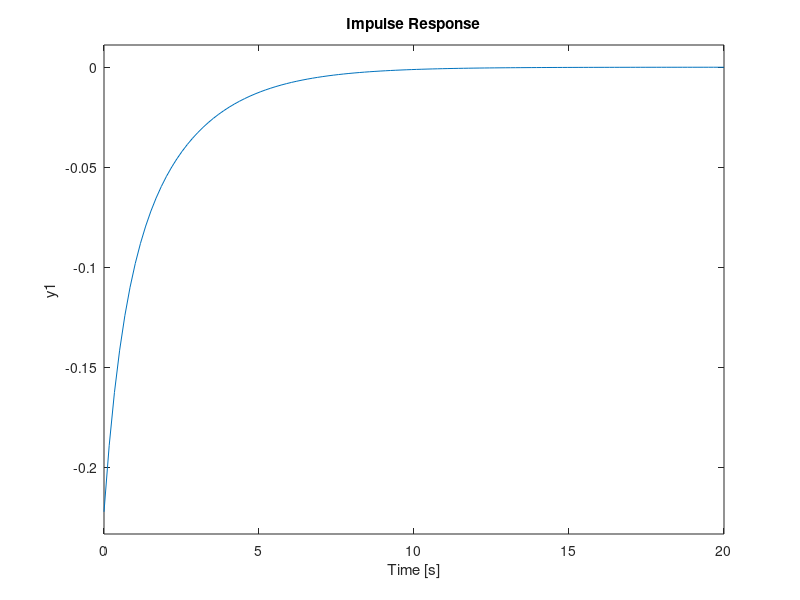
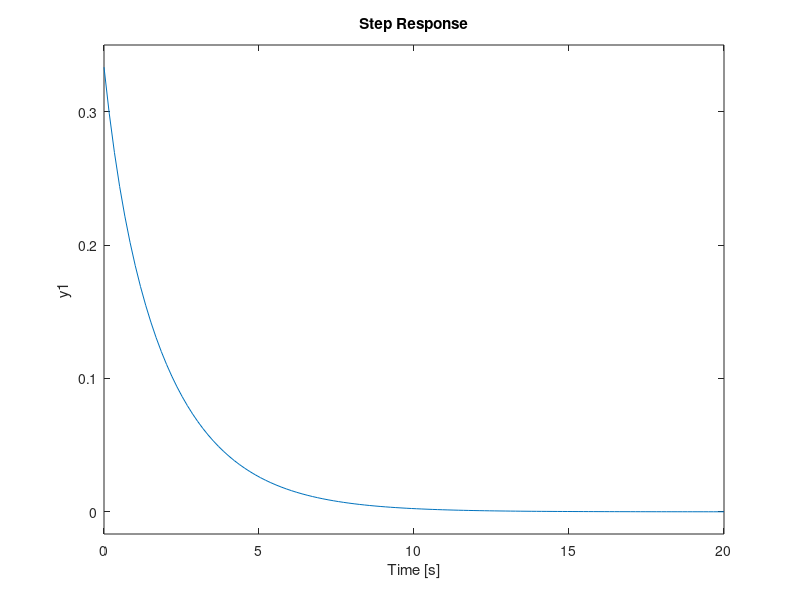
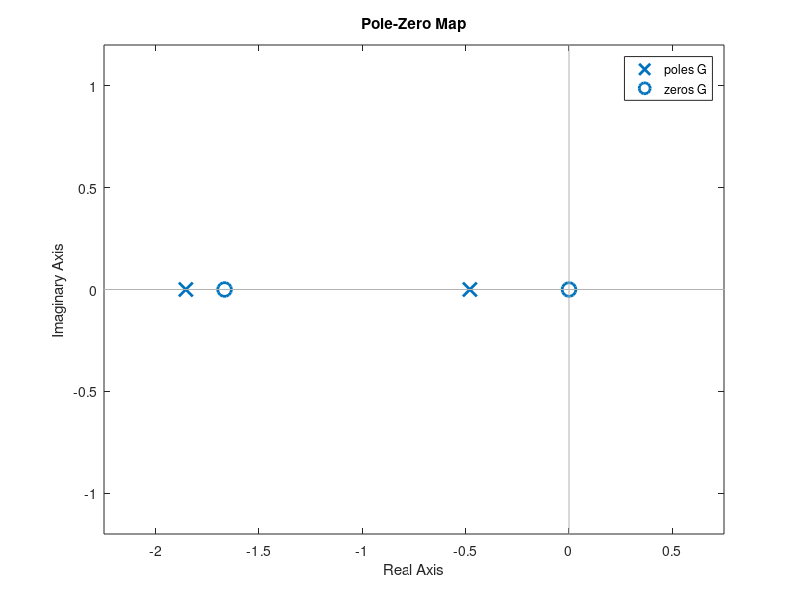
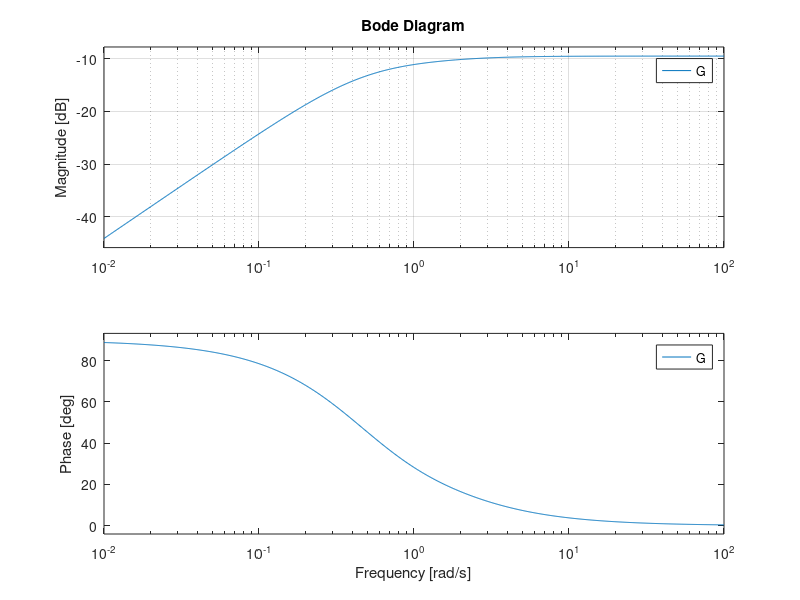

Reproduce these figures in MATLAB, in order. (Note: this script raises an error after producing the figures.)
%ELE515 ÖDEV3 Doruk Bilgi 221211041
close all;
clear all;
clc;
%SORU2
%SORU2 Bölüm 2.1
%SORU2-a)
%Sistemin durum uzayı gösterimi ve transfer fonksiyonu hesaplanmıştır.
%R1 = 2, R2 = 1, C1 = 1, L1 = 2 değerleri kullanılmaktadır. 

%SORU2-b)
R1 = 2;%R1 parametresi.
R2 = 1;%R2 parametresi.
C1 = 1;%C1 parametresi.
L1 = 2;%L1 parametresi.
Am = [-1/(C1*R1+C1*R2) -R1/(C1*R1+C1*R2);R1/(L1*R1+R2*L1) -R1];
Bm = [1/(C1*R1+C1*R2);R2/(R1*L1+R2*L1)];
Cm = [-R2/(R1+R2) -(R1*R2)/(R1+R2)];
Dm = R2/(R1+R2);
G = ss(Am,Bm,Cm,Dm);%Durum uzayı gösteriminin G'ye kaydedilmesi.
Gtf=tf(G);%G durum uzayının transfer fonksiyonu Gtf. Elle elde edilmiş sonuç ile tutarlıdır.
impulse(G);%Birim dürtü cevabının çizdirilmesi.
grid;
figure;
step(G);%Birim basamak cevabının çizdirilmesi.
grid;
figure;
pzmap(G);%Kutup ve sıfırlarının çizdirilmesi.
grid;
figure;
bode(G);%Bode grafiğinin çizdirilmesi. Frekans Cevabı.
grid;

%SORU2-c)
%sisotool(G);%sisotool ile istenilen değerlerde pid kontrolcü 
%tasarlanmaya çalışılmıştır ve export edilmiştir. Tasarlanan kontrolcü
%165.95*(1/s) şeklindedir PID kontrolcü değildir. İstenilen kısıtlamalar için PID kontrolcü bu
%sistem için tasarlanamaz.
s=tf('s');
C_SORU2_PID=165.95*(1/s);
disp(pid(C_SORU2_PID));%Tasarlanmış olan kontrolcünün katsayıları komut ekranında gösterilmektedir. D terimi için filtre de kullanılmıştır.
GclSORU2PID = feedback(G*C_SORU2_PID,1);%GclSORU1PID Kapalı çevrim sisteminin oluşturulması.
figure;
step(GclSORU2PID);%GclSORU2PID Kapalı çevrim sisteminin birim basamak cevabının çizdirilmesi.
legend('PID kontrolcü tasarımı başarısız.');
grid;
% figure;
% impulse(GclSORU2PID);%GclSORU1LQI Kapalı çevrim sisteminin birim dürtü cevabının çizdirilmesi.
% grid;
% n = length(GclSORU2PID.A); % Durum vektörü sayısı
% initial(GclSORU2PID,ones(n,1)); % İlk durum cevabını çizdir

%SORU2-d)
%Kısıtlamalar altında LQI kontrolcü tasarlanmaya çalışılmıştır. Tasarlanan kontrolcü
%için Q=1000 girilmektedir. İstenilen kısıtlamalar için LQI kontrolcü bu
%sistem için tasarlanamaz.
s=tf('s');
Q=1000*eye(3);%Regülasyonun hızlanması için "Q" arttırılmalı.(2 sistem durumu + 1 integralci durumu)
R=100;%Az enerji harcanması için "R" arttırılmalı.  
K=lqi(G,Q,R);%Kazanç matrisinin oluşturulması.
K1=K(1:2);%Sistem durumlarının (Vc1, iL1) kazancı.
K2=K(3);%İntegralci durumunun kazancı. (1/s Integrator)
G1=ss(Am-Bm*K1,-Bm*K2,Cm-Dm*K1,-Dm*K2);%G1 sisteminin oluşturulması.
Gi=1/s;%Integrator bloğununun Gi değişkenine tanımlanması.
GclSORU2LQI=feedback(G1*Gi,1);%GclSORU1LQI kapalı çevrim sisteminin oluşturulması.
figure;
step(GclSORU2LQI);%GclSORU1LQI Kapalı çevrim sisteminin birim basamak cevabının çizdirilmesi.
legend('LQI kontrolcü tasarımı başarısız.');
grid;
% figure;
% impulse(GclSORU2LQI);%GclSORU1LQI Kapalı çevrim sisteminin birim dürtü cevabının çizdirilmesi.
% grid;
% n = length(GclSORU2LQI.A); % Durum vektörü sayısı
% initial(GclSORU2LQI,ones(n,1)); % İlk durum cevabını çizdir

%SORU2-g)
%Sistem için durum gözleyicisi tasarlanmaktadır.
L=place(G.A,G.B,[-2 -2.1]);%Durum geri beslemesi kazancı oluşturulması.%u=-Kx için Sistem kazancı L'yi bul.
Gest=estim(G,L',1,1);%estim ile Gest gözleyicisinin oluşturulması.
T=10;%Örnekleme periyodu.
t=linspace(0,4*T,1000);%Zaman ekseni.
u=5*square(2*pi*1/T*t);%Giriş sinyali kare dalga.
x0=[1;1];%x0 başlangıç değeri.
[y,t,x]=lsim(G,u,t,x0);%kare dalga giriş.
xe0=[0;0];%xe0 başlangıç değeri.
[ye,te,xe]=lsim(Gest,[u(:) y(:)],t,xe0);%Gest durumlarının gözlemlenmesi.
figure;
subplot(4,1,1);
plot(t,x,t,xe,'linewidth',2);%Tüm durumlar sistem + gözleyici
xlabel('t(s)');%x ekseninin isimlendirilmesi.
ylim([-20 20]);%y ekseni için limit tanımlanması.
grid;
legend('VC1','iL1');%Eğrilerin isimlendirilmesi.
title('Tüm durumlar');%İlgili başlığın grafiğe eklenmesi.
subplot(4,1,2);
plot(t,u,'linewidth',2);%Giriş sinyalinin grafiğe eklenmesi.
xlabel('t(s)');%x ekseninin isimlendirilmesi.
legend('u');%eğrinin isimlendirilmesi.
grid;
Gc=ss(Am-Bm*L,zeros(size(Bm)),Cm-Dm*L,zeros(size(Dm)));%Kapalı çevrim Gc oluşturulması.
n=length(Gc.A);
[y,t,x]=initial(Gc,ones(n,1));%Gc için ilk değer tepkisi.
subplot(4,1,3);
plot(t,x,'linewidth',2);%Durumların ilk değer tepksinin çizdirilmesi.
title('Tüm Durumlar');%İlgili başlığın grafiğe eklenmesi.
xlabel('t(s)');%x ekseninin isimlendirilmesi.
ylabel('x(t)');%y ekseninin isimlendirilmesi.
legend('VC1','iL1');%eğrinin isimlendirilmesi.
grid;
subplot(4,1,4);
plot(t,-L.*x,'linewidth',2);%u=-L*x'in çizdirilmesi.
legend('u=-K*x');%eğrinin isimlendirilmesi.
xlabel('t(s)');%x ekseninin isimlendirilmesi.
ylabel('u(t)');%y ekseninin isimlendirilmesi.
grid;

%SORU2-m)
%Kalman filtresi modele ve ölçümlere eşit güvenen filtre.
Q_kalman=1;%Process gürültüsü (modelleme sıkıntıları)
R_kalman=1;%Ölçüm gürültüsü (ölçüm sıkıntıları)
T=10;%Örnekleme periyodu.
t=linspace(0,4*T,1000);%zaman ekseninin oluşturulması.
u=5*square(2*pi*1/T*t);%kare dalga giriş sinyalinin oluşturulması.
x0=[1;1];
[y,t,x]=lsim(G,u,t,x0);%G sisteminin kare dalga tepkisinin bulunması.
sysTum=ss(Am,[Bm Bm],Cm,[Dm Dm]);%Gürültülerin durum uzayı gösterimine eklenmesi için tümleşik sistemin oluşturulması. 
Kest1=kalman(sysTum,Q_kalman,R_kalman);
figure;
lsim(Kest1,[u(:) y(:)],t);%Gürültüsüz kalman filtresi test (Kare dalga giriş) 
a=0.1;%standart sapma=0.1
b=0;%ortalama=0
noise_giris=a.*randn(size(u))+b;%Giriş gültüsünün oluşturulması.
noise_cikis=a.*randn(size(y))+b;%Çıkış gürültüsünün oluşturulması.
u2=u+noise_giris;%gürültülü giriş sinyali
y2=y+noise_cikis;%gürültülü çıkış sinyali
figure;
lsim(Kest1,[u2(:) y2(:)],t);%Gürültülü kalman filtresi test (Kare dalga giriş) 
T=5;%Örnekleme periyodu.
t=linspace(0,5*T,1000);%Zaman ekseninin oluşturulması.
u=sin(2*pi*1/T*t);%sinüs giriş sinyali.
figure;
lsim(Kest1,[u(:) y(:)],t);%Gürültüsüz kalman filtresi test (Sinüs dalga giriş) 
a=0.1;%standart sapma=0.1
b=0;%ortalama=0
noise_giris=a.*randn(size(u))+b;%Gürültü oluşturulması.
noise_cikis=a.*randn(size(y))+b;%Gürültü oluşturulması.
u2=u+noise_giris;%gürültülü çıkış sinyali
y2=y+noise_cikis;%gürültülü giriş sinyali
figure;
lsim(Kest1,[u2(:) y2(:)],t);%Gürültülü kalman filtresi test (Kare dalga giriş) 

%SORU2 Bölüm 2.2
%sisotool(G);
%I-kontrolcü CI=165.95/s ile birim basamak referansının takibi
%denemiştir fakat başarılı sonuç alınamamıştır. I-kontrolcü olmuyor.
%LQG olmuyor.
%Optimization based tuning olmuyor. Birim basamak cevabı 0'a gidiyor.
%Internal model control (IMC) tuning ile C=4.0746*(1+2.1*s)*(1+0.54*s)/(s^2*(1+0.6*s))
%kontrolcü tasarlanmıştır. Birim basamak takibi sağlanmaktadır fakat
%sınırlı giriş parametresinden vazgeçilmelidir.
%I-kontrol ve IMC tuning ile elde edilmiş olan kontrolcünün simülasyonları
%yapılmıştır.
s=tf('s');
C_SORU2_I = 165.95/s;%I kontrolcü.
GclSORU2I = feedback(G*C_SORU2_I,1);%GclSORU2I Kapalı çevrim sisteminin oluşturulması.
figure;
step(GclSORU2I);%GclSORU2I Kapalı çevrim sisteminin birim basamak cevabının çizdirilmesi.
title('I-kontrolcü');%İlgili başlığın grafiğe eklenmesi.
grid;
T=10;%Örnekleme periyodu.
t=linspace(0,4*T,1000);%t zaman vektörünün oluşturulması.
u=5*square(2*pi*1/T*t);%kare dalga giriş sinyali oluşturulması.
% figure;
% lsim(GclSORU2I,u,t);
% title('I-kontrolcü simülasyon');
C_SORU2_IMC=4.0746*(1+2.1*s)*(1+0.54*s)/(s^2*(1+0.6*s));%IMC kontrolcü.
GclSORU2IMC = feedback(G*C_SORU2_IMC,1);%GclSORU2IMC Kapalı çevrim sisteminin oluşturulması.
figure;
step(GclSORU2IMC);%GclSORU2IMC Kapalı çevrim sisteminin birim basamak cevabının çizdirilmesi.
title('IMC tuning ile elde edilen kontrolcü');%İlgili başlığın grafiğe eklenmesi.
grid;
figure;
lsim(GclSORU2IMC,u,t);%GclSORU2IMC kare dalga giriş simülasyon.
title('IMC simülasyon');%İlgili başlığın grafiğe eklenmesi.